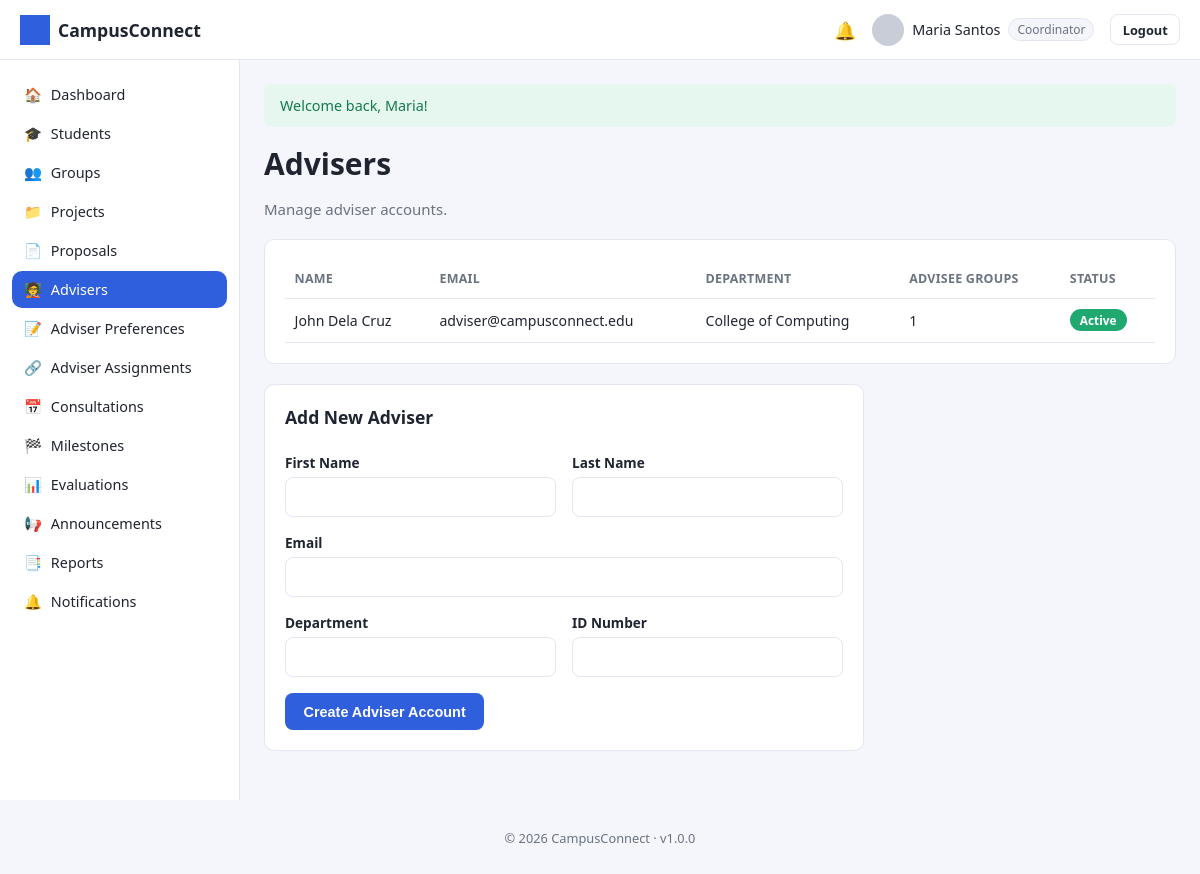
The page /coordinator/advisers.php (signed in) on the database its author committed.
### tables this page shows
CREATE TABLE users (
    user_id INT AUTO_INCREMENT PRIMARY KEY,
    role_id INT NOT NULL,
    id_number VARCHAR(50) UNIQUE,
    first_name VARCHAR(100) NOT NULL,
    last_name VARCHAR(100) NOT NULL,
    email VARCHAR(150) NOT NULL UNIQUE,
    password_hash VARCHAR(255) NOT NULL,
    program VARCHAR(150) DEFAULT NULL,
    department VARCHAR(150) DEFAULT NULL,
    profile_photo VARCHAR(255) DEFAULT 'default-profile.png',
    contact_number VARCHAR(30) DEFAULT NULL,
    status ENUM('active','inactive','suspended') DEFAULT 'active',
    remember_token VARCHAR(255) DEFAULT NULL,
    reset_token VARCHAR(255) DEFAULT NULL,
    reset_token_expires DATETIME DEFAULT NULL,
    created_at TIMESTAMP DEFAULT CURRENT_TIMESTAMP,
    updated_at TIMESTAMP DEFAULT CURRENT_TIMESTAMP ON UPDATE CURRENT_TIMESTAMP,
    FOREIGN KEY (role_id) REFERENCES roles(role_id)
);

### config/database.php (called while the page is built, shortened)
<?php
function getDB(): PDO
{
    static $pdo = null;
    if ($pdo === null) {
        $dsn = 'mysql:host=' . DB_HOST . ';dbname=' . DB_NAME . ';charset=' . DB_CHARSET;
        $options = [
            PDO::ATTR_ERRMODE            => PDO::ERRMODE_EXCEPTION,
            PDO::ATTR_DEFAULT_FETCH_MODE => PDO::FETCH_ASSOC,
            PDO::ATTR_EMULATE_PREPARES   => false,
        ];
        try {
            $pdo = new PDO($dsn, DB_USER, DB_PASS, $options);
        } catch (PDOException $e) {
            error_log('Database connection failed: ' . $e->getMessage());
            die('Database connection failed. Please try again later or contact the administrator.');
        }
    }
    return $pdo;
}

### coordinator/advisers.php (the view, shortened to what this page needs)
<?php
require_once __DIR__ . '/../config/database.php';
require_once __DIR__ . '/../includes/functions.php';
$db = getDB();
$advisers = $db->query('SELECT u.*, (SELECT COUNT(*) FROM `groups` g WHERE g.adviser_id = u.user_id) AS advisee_count
    FROM users u WHERE u.role_id = ' . ROLE_ADVISER . ' ORDER BY u.last_name')->fetchAll();
include __DIR__ . '/../includes/header.php';
?>
<div class="page-header"><div><h1>Advisers</h1><p>Manage adviser accounts.</p></div></div>
<div class="card">
    <table>
        <thead><tr><th>Name</th><th>Email</th><th>Department</th><th>Advisee Groups</th><th>Status</th></tr></thead>
        <tbody>
        <?php foreach ($advisers as $a): ?>
        <tr>
            <td><?= e($a['first_name'] . ' ' . $a['last_name']) ?></td>
            <td><?= e($a['email']) ?></td>
            <td><?= e($a['department']) ?></td>
            <td><?= (int)$a['advisee_count'] ?></td>
            <td><?= statusBadge($a['status']) ?></td>
        </tr>
        <?php endforeach; ?>
        </tbody>
    </table>
</div>
<div class="card" style="max-width:600px">
    <div class="card-header"><h3>Add New Adviser</h3></div>
    <form method="POST" novalidate>
        <div class="form-grid">
            <div class="form-group"><label>First Name</label><input type="text" name="first_name" required></div>
            <div class="form-group"><label>Last Name</label><input type="text" name="last_name" required></div>
            <div class="form-group form-span-2"><label>Email</label><input type="email" name="email" required></div>
            <div class="form-group"><label>Department</label><input type="text" name="department"></div>
            <div class="form-group"><label>ID Number</label><input type="text" name="id_number"></div>
        </div>
        <button type="submit" class="btn btn-primary">Create Adviser Account</button>
    </form>
</div>
<?php include __DIR__ . '/../includes/footer.php'; ?>

### includes/navbar.php (shortened to what this page needs)
<?php
$navUser = currentUser();
$unread  = $navUser ? unreadNotificationCount((int) $navUser['user_id']) : 0;
$roleName = currentRoleName();
?>
<header class="navbar">
    <div class="navbar-brand">
        <img src="<?= BASE_URL ?>/assets/images/logo.png" alt="<?= e(APP_NAME) ?>" class="navbar-logo">
        <span><?= e(APP_NAME) ?></span>
    </div>
    <div class="navbar-right">
        <a class="navbar-icon" href="<?= BASE_URL ?>/<?= e($roleName) ?>/notifications<?= $roleName === 'student' ? '/index.php' : '.php' ?>" title="Notifications">
            🔔<?php if ($unread > 0): ?><span class="badge-dot"><?= $unread ?></span><?php endif; ?>
        </a>
        <div class="navbar-user">
            <img src="<?= BASE_URL ?>/assets/images/<?= e($navUser['profile_photo'] ?? 'default-profile.png') ?>" class="navbar-avatar" alt="Profile">
            <span><?= e(($navUser['first_name'] ?? '') . ' ' . ($navUser['last_name'] ?? '')) ?></span>
            <span class="role-tag"><?= e(ucfirst($roleName ?? '')) ?></span>
        </div>
        <a class="btn btn-sm btn-outline" href="<?= BASE_URL ?>/logout.php">Logout</a>
    </div>
</header>

### includes/functions.php (shortened to what this page needs)
<?php
function e(?string $value): string
{
    return htmlspecialchars($value ?? '', ENT_QUOTES, 'UTF-8');
}
function isLoggedIn(): bool
{
    return !empty($_SESSION['user_id']);
}
function currentRoleId(): ?int
{
    return $_SESSION['role_id'] ?? null;
}
function currentRoleName(): ?string
{
    $roleId = currentRoleId();
    return $roleId ? (ROLE_NAMES[$roleId] ?? null) : null;
}
function currentUser(): ?array
{
    $stmt = getDB()->prepare('SELECT * FROM users WHERE user_id = ? LIMIT 1');
    $stmt->execute([$_SESSION['user_id']]);
    $user = $stmt->fetch() ?: null;
    return $user;
}
function statusBadge(string $status): string
{
    $map = [
        'pending'      => 'secondary',
        'approved'     => 'success',
        'rejected'     => 'danger',
        'draft'        => 'secondary',
        'submitted'    => 'info',
        'under_review' => 'warning',
        'revision'     => 'warning',
        'in_progress'  => 'primary',
        'completed'    => 'success',
        'active'       => 'success',
        'inactive'     => 'secondary',
        'cancelled'    => 'danger',
        'overdue'      => 'danger',
    ];
    $class = $map[$status] ?? 'secondary';
    $label = ucwords(str_replace('_', ' ', $status));
    return '<span class="badge badge-' . $class . '">' . e($label) . '</span>';
}

### assets/css/style.css (style rules this page uses)
:root { --primary: #2f5fdd; --primary-dark: #23439e; --success: #1fa971; --danger: #e0413a; --warning: #e0a13a; --info: #3aa9e0; --secondary: #6b7280; --bg: #f4f6fb; --card-bg: #ffffff; --border: #e3e7ef; --text: #1f2430; --text-muted: #6b7280; --sidebar-width: 240px; --navbar-height: 60px; --radius: 10px; }
* { box-sizing: border-box; }
body { margin: 0; font-family: 'Segoe UI', Roboto, Helvetica, Arial, sans-serif; background: var(--bg); color: var(--text); font-size: 15px; }
a { color: var(--primary); text-decoration: none; }
h1, h2, h3, h4 { margin: 0 0 .5em; font-weight: 600; }
.app-shell { padding-top: var(--navbar-height); }
.navbar { position: fixed; top: 0; left: 0; right: 0; height: var(--navbar-height); background: var(--card-bg); border-bottom: 1px solid var(--border); display: flex; align-items: center; justify-content: space-between; padding: 0 1.25rem; z-index: 100; }
.navbar-brand { display: flex; align-items: center; gap: .5rem; font-weight: 700; font-size: 1.1rem; }
.navbar-logo { height: 30px; width: 30px; object-fit: contain; }
.navbar-right { display: flex; align-items: center; gap: 1rem; }
.navbar-icon { position: relative; font-size: 1.1rem; }
.navbar-user { display: flex; align-items: center; gap: .5rem; font-size: .9rem; }
.navbar-avatar { width: 32px; height: 32px; border-radius: 50%; object-fit: cover; }
.role-tag { background: var(--bg); border: 1px solid var(--border); border-radius: 20px; padding: 2px 8px; font-size: .75rem; color: var(--text-muted); }
.form-group { margin-bottom: 1rem; text-align: left; }
.form-group label { display: block; font-size: .85rem; margin-bottom: .3rem; font-weight: 600; }
.form-group input, .form-group select, .form-group textarea { width: 100%; padding: .6rem .75rem; border: 1px solid var(--border); border-radius: 8px; font-size: .9rem; font-family: inherit; }
.form-grid { display: grid; grid-template-columns: 1fr 1fr; gap: 0 1rem; }
.form-span-2 { grid-column: span 2; }
.btn { display: inline-block; padding: .6rem 1.1rem; border-radius: 8px; border: 1px solid transparent; font-size: .9rem; font-weight: 600; cursor: pointer; text-align: center; }
.btn-sm { padding: .35rem .7rem; font-size: .8rem; }
.btn-primary { background: var(--primary); color: #fff; }
.btn-outline { background: transparent; border-color: var(--border); color: var(--text); }
.card { background: var(--card-bg); border: 1px solid var(--border); border-radius: var(--radius); padding: 1.25rem; margin-bottom: 1.25rem; }
.card-header { display: flex; align-items: center; justify-content: space-between; margin-bottom: 1rem; }
table { width: 100%; border-collapse: collapse; font-size: .88rem; }
th, td { text-align: left; padding: .65rem .6rem; border-bottom: 1px solid var(--border); }
th { color: var(--text-muted); font-weight: 600; font-size: .78rem; text-transform: uppercase; letter-spacing: .02em; }
.badge { display: inline-block; padding: 3px 10px; border-radius: 20px; font-size: .74rem; font-weight: 600; color: #fff; }
.badge-success { background: var(--success); }
.page-header { display: flex; align-items: center; justify-content: space-between; margin-bottom: 1.25rem; flex-wrap: wrap; gap: .75rem; }
.page-header p { color: var(--text-muted); margin: .2rem 0 0; }

### rows shown on the page
users: profile_photo (placeholder picture), first_name+last_name "Maria Santos"
users: first_name+last_name "John Dela Cruz", email "adviser@campusconnect.edu", department "College of Computing", advisee_count "1", status "Active"

### other values the page prints
APP_NAME "CampusConnect"
$roleName "Coordinator"
$icon "🏠"
$label "Dashboard"
$icon "🎓"
$label "Students"
$icon "👥"
$label "Groups"
$icon "📁"
$label "Projects"
$icon "📄"
$label "Proposals"
$icon "🧑‍🏫"
$label "Advisers"
$icon "📝"
